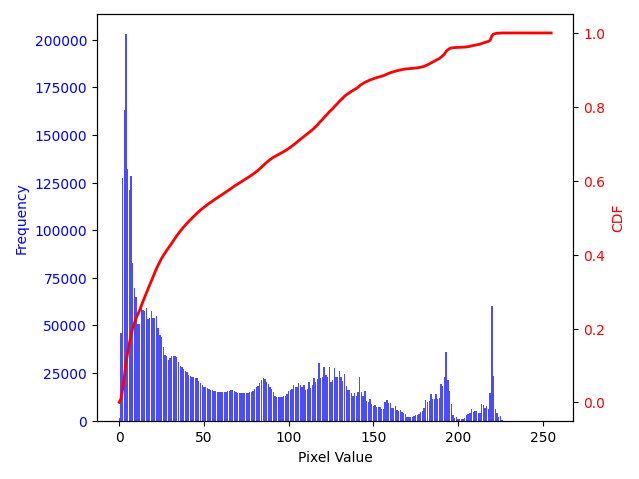

Python code for this plot:
import numpy as np
import cv2 as cv
from matplotlib import pyplot as plt

img0 = cv.imread('people_lowlight.jpg')
img = cv.cvtColor(img0, cv.COLOR_BGR2GRAY)

plt.figure(figsize=(5,5))
plt.imshow(img, cmap='gray', vmin=0, vmax=255)
plt.axis('off')
plt.show()

img_flat = img.ravel()
hist, bins = np.histogram(img_flat, 256, [0, 256])

# Calculate pmf
hist_pmf = hist / np.sum(hist)

# Calculate cdf
hist_cdf = np.cumsum(hist_pmf)

# Print and verify the result
print("Histogram CDF:")
print(hist_cdf)

# Plot the histogram and cdf
fig, ax1 = plt.subplots()

ax1.set_xlabel('Pixel Value')
ax1.set_ylabel('Frequency', color='b')
ax1.bar(bins[:-1], hist, color='b', alpha=0.7, label='Histogram')
ax1.tick_params(axis='y', labelcolor='b')

ax2 = ax1.twinx()
ax2.set_ylabel('CDF', color='r')
ax2.plot(bins[:-1], hist_cdf, color='r', label='CDF', linewidth=2)
ax2.tick_params(axis='y', labelcolor='r')

fig.tight_layout()
plt.show()
